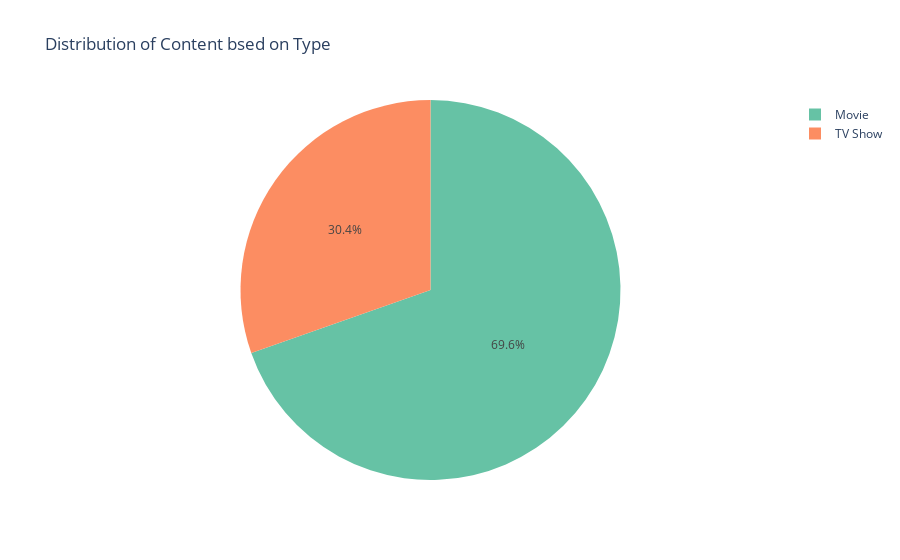

Notebook source saved alongside this figure:
### Code cell
px.pie(dff, values='count', names='type', title='Distribution of Content bsed on Type', color_discrete_sequence=px.colors.qualitative.Set2)

### Figure 1 — Plotly figure (JSON) as saved in the notebook; plotly's stock layout.template omitted (floating-point values rounded to 4 significant figures)
{"data": [{"domain": {"x": [0, 1], "y": [0, 1]}, "hovertemplate": "type=%{label}<br>count=%{value}<extra></extra>", "labels": ["Movie", "TV Show"], "legendgroup": "", "name": "", "showlegend": true, "type": "pie", "values": [6131, 2676]}], "layout": {"legend": {"tracegroupgap": 0}, "piecolorway": ["rgb(102,194,165)", "rgb(252,141,98)", "rgb(141,160,203)", "rgb(231,138,195)", "rgb(166,216,84)", "rgb(255,217,47)", "rgb(229,196,148)", "rgb(179,179,179)"], "title": {"text": "Distribution of Content bsed on Type"}}}
